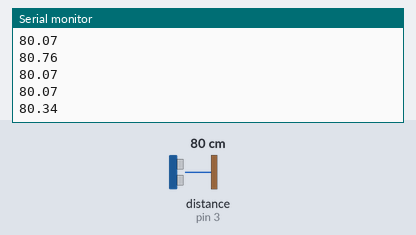
A sketch run on a simulated Arduino Uno, built with avr-gcc and run on an emulated ATmega328P. Shown: the last lines printed to the serial monitor. Wiring (inferred from the names in the program): ultrasonic range finder: trigger pin 4; echo pin 3. The inputs (shaded band) are chosen by the test bench; at power-on: distance to the obstacle (sensor on pin 3) 80 cm. The echo pulse lasts 58.3 µs per cm.

Above: at 1.2 s.
1.3 s: distance to the obstacle (sensor on pin 3) set to 2 cm
At 1.41 s:
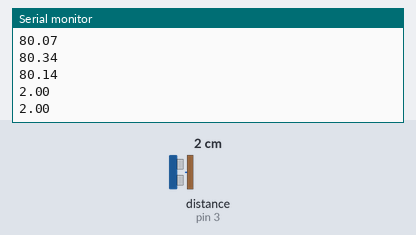
2.8 s: distance to the obstacle (sensor on pin 3) set to 4 cm
At 2.81 s:
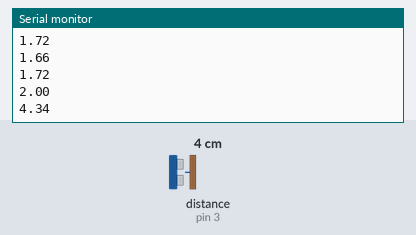
Timing chart, 0 to 5.8 s (numbered marks = the images above; inputs shaded):
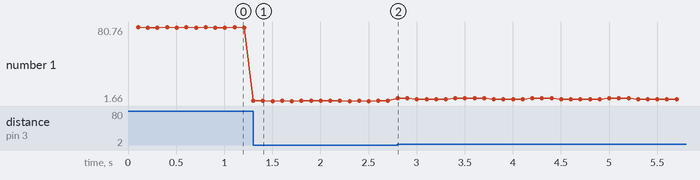

Measured:
- after the input at 1.3 s, the serial monitor: prints a new line at once (image 1)
- after the input at 2.8 s, the serial monitor: prints a new line at once (image 2)
- plotted number 1: 80.14 → 2 after the input at 1.3 s, 2 → 3.72 after the input at 2.8 s

The sketch:

24_interrupt_ultrasonic_sensor.ino
```cpp
#define ECHO_PIN 3
#define TRIGGER_PIN 4

unsigned long lastTimeUltrasonicTrigger = millis();
unsigned long ultrasonicTriggerDelay = 100;

volatile unsigned long pulseInTimeBegin;
volatile unsigned long pulseInTimeEnd;
volatile bool newDistanceAvailable = false;

void echoPinInterrupt(){
  if(digitalRead(ECHO_PIN) == HIGH){  // rising
    pulseInTimeBegin = micros();
  }else{
    pulseInTimeEnd = micros();
    newDistanceAvailable = true;
  }
}

void triggerUlrasonicSensor(){
  digitalWrite(TRIGGER_PIN, LOW);
  delayMicroseconds(2);
  digitalWrite(TRIGGER_PIN, HIGH);
  delayMicroseconds(10);
  digitalWrite(TRIGGER_PIN, LOW);
}


double getUltrasonicDistance(){
  double durationMicros = pulseInTimeEnd - pulseInTimeBegin;
  double distance = durationMicros / 58.00;
  return distance;
}

void setup() {
  Serial.begin(115200);
  pinMode(ECHO_PIN, INPUT);
  pinMode(TRIGGER_PIN, OUTPUT);
  attachInterrupt(digitalPinToInterrupt(ECHO_PIN), echoPinInterrupt, CHANGE);
}

void loop() {
  unsigned long timeNow = millis();
  if(timeNow - lastTimeUltrasonicTrigger > ultrasonicTriggerDelay){
    lastTimeUltrasonicTrigger += ultrasonicTriggerDelay;
    triggerUlrasonicSensor();
  }

  if(newDistanceAvailable){
    newDistanceAvailable = false;
    double distance = getUltrasonicDistance();
    Serial.println(distance);
  }
}
```
